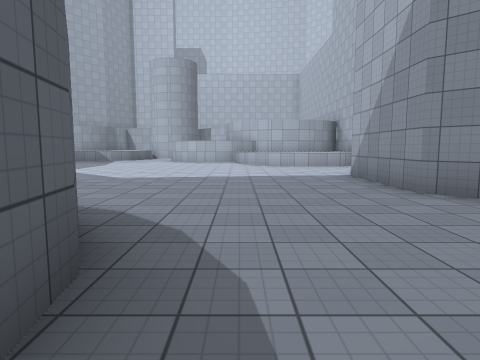
[1] (above)

18 first-person views from a walk through a 3-D level made in the Unity game engine. The camera is 1.4 m above the floor, tilts 6° down and sees 75° across. The floor is counted in squares, 2 m on a side. Each view is taken from the middle of a square. On the plan, view 1 faces up. The plan holds only what a view shows up to about 10 squares ahead; the rest is blank. The place goes on beyond the plan. The player character is not drawn. Surface patterns are stand-ins for the level's own textures.

[2]
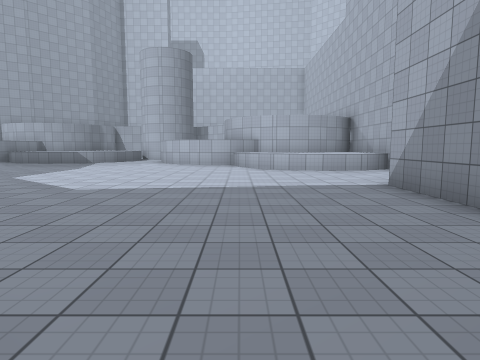

[3]
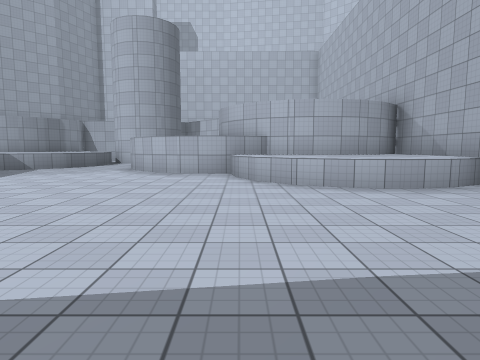

[4]
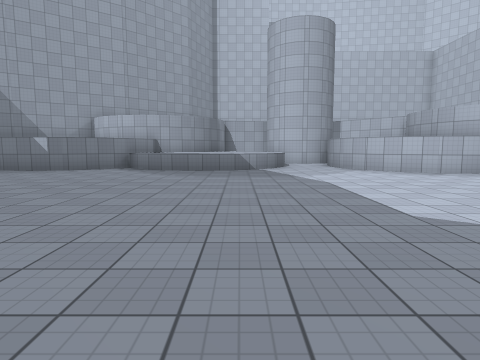

[5]
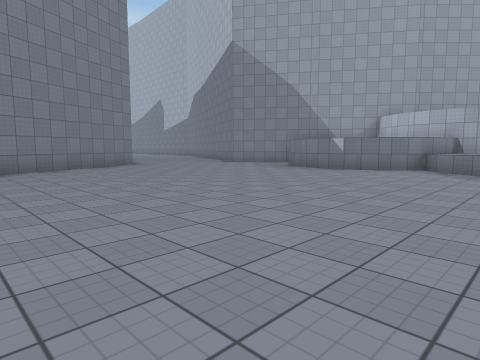

[6]
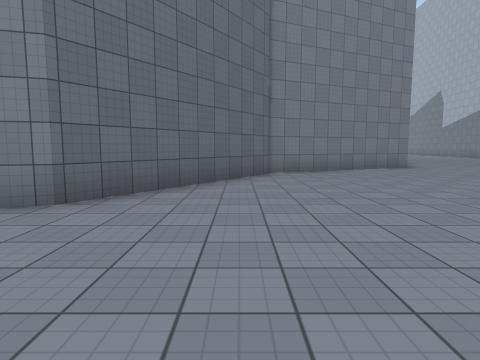

[7]
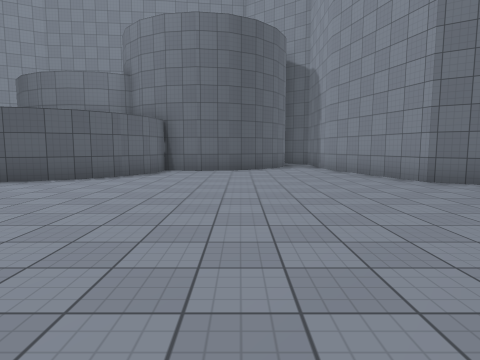

[8]
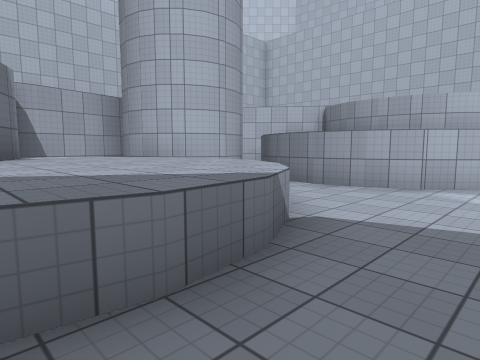

[9]
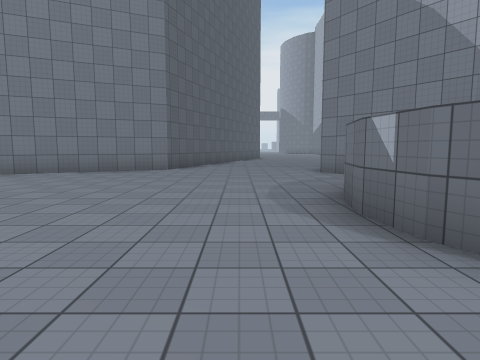

[10]
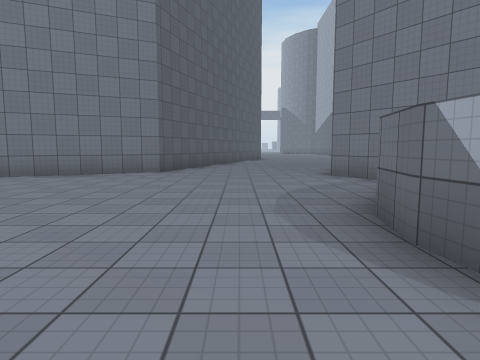

[11]
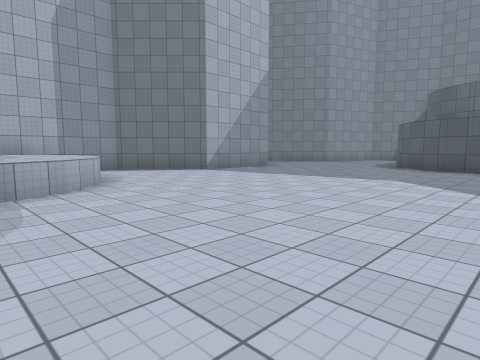

[12]
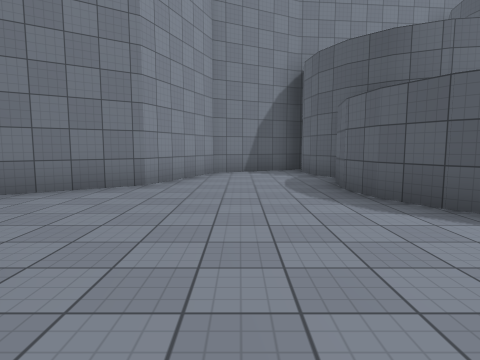

[13]
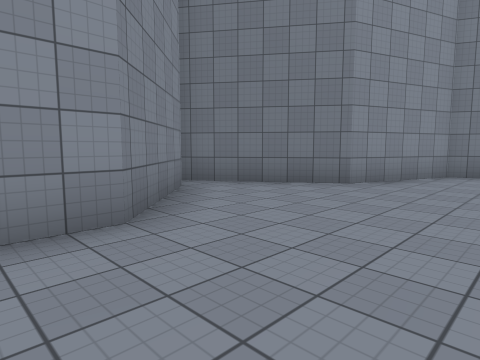

[14]
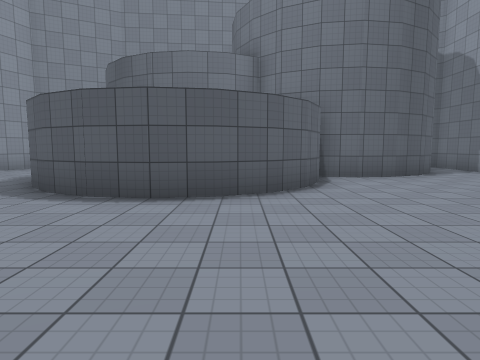

[15]
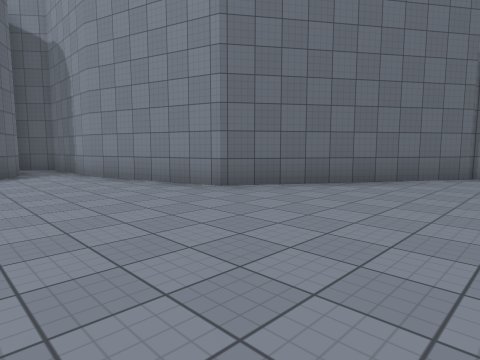

[16]
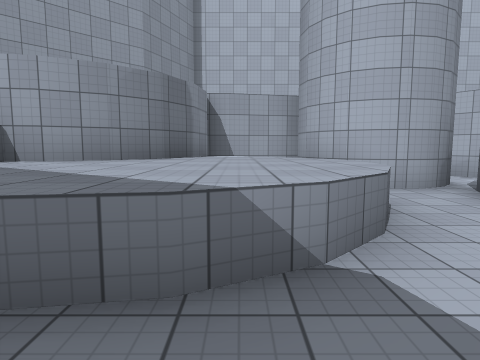

[17]
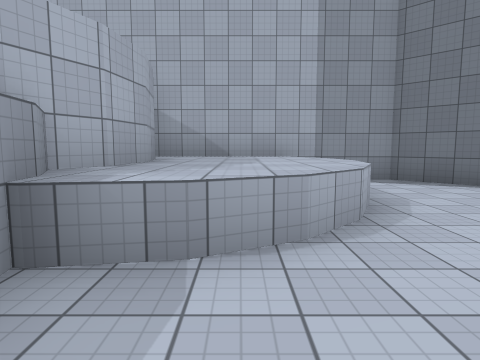

[18]
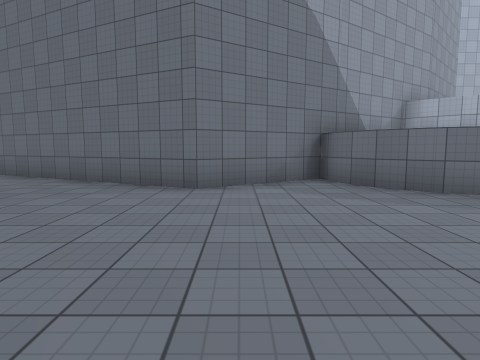

### Floor plan
Key: @ floor where view 1 was taken; # wall or solid block; . floor; ^ raised ledge.
Columns run from 21 left of view 1 to 6 right of it. Each row starts with its distance up from view 1.
 22              ####   #
 21              ^^##   #
 20              ^^^####
 19            ^^^^^..#
 18 ## ###     ^^^^^..#
 17 .###.##  ##^^^^^..#
 16 ......####.^^^^...##      #
 15 ...................#### ^^^
 14 .....................^^^^^^
 13 .....................^^^^^^
 12 ##....................^^^^#
 11  #........................#
 10  ##.......................#
  9   #......................##
  8   ##....................##
  7    #....................#
  6    ###..................#
  5      ##.................##
  4       ###................##
  3         #.......####......#
  2         #......##  ##.....##
  1         ##.....#    #....##
  0          #..####    #@..##
 -1          #.##       ....#
 -2          #.         #..##
 -3          #.         #.##
 -4          ##         ###

Positions as (right, up) in squares from view 1, and headings:
1: (0, 0), facing up
2: (0, 2), facing up
3: (0, 6), facing up
4: (-7, 6), facing up
5: (-8, 6), facing up-left
6: (-9, 6), facing left
7: (-9, 10), facing down
8: (-9, 14), facing up-right
9: (-10, 14), facing left
10: (-11, 14), facing left
11: (-5, 14), facing down-right
12: (1, 6), facing down
13: (0, 6), facing down-right
14: (-5, 8), facing down
15: (-9, 8), facing down-left
16: (-7, 14), facing up
17: (-2, 13), facing right
18: (-18, 11), facing up
